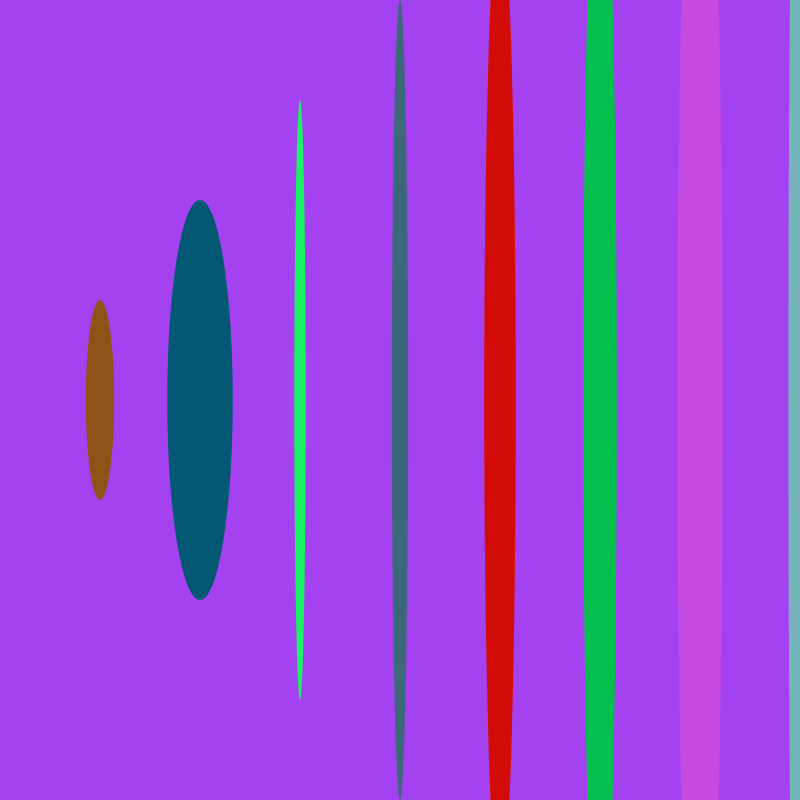
Frame 1 (no input)
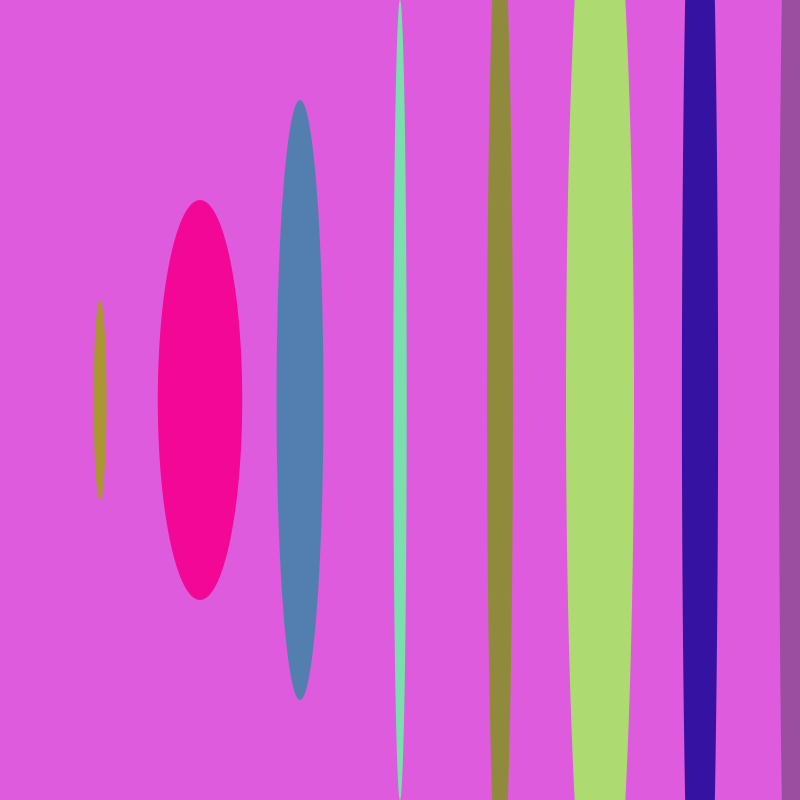
Frame 60 (the mouse pressed at the canvas centre just before this capture)
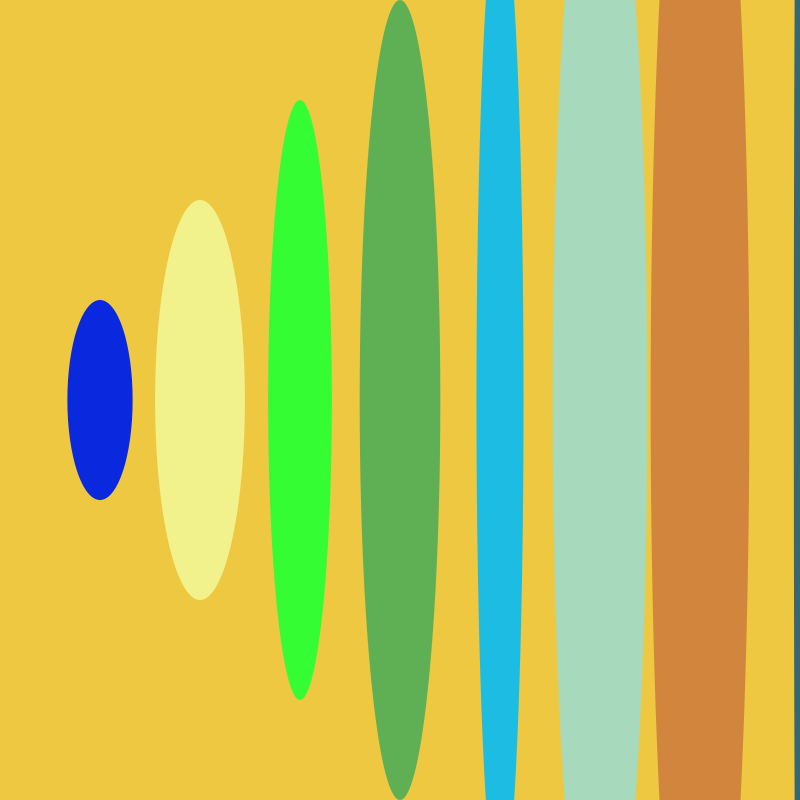
Frame 120 (the mouse held since frame 60 and released just before this capture)

The Processing sketch that drew these frames (run headless with seeded random() and noise(); from frame 60 on, the mouse is pressed at the canvas centre):

// Processing sketch: week2_3
// ── week2_3.pde
int posX, posY;
int ballSize;
color c, bg;

void setup() {
  size(800, 800);
  ballSize = 100;
  posX = ballSize/2;
  posY = height/2;
}

void draw() {
  bg = generateColor();
  background(bg);

  for (int i=0; i<10; i++) {
    c = generateColor();
    fill(c);
    drawBall(ballSize*i, posY, random(10, 100));
  }
}

//Declare my function called makeBall
//The name drawBall can be any name
// it recieves 3 arguments:
// 1st = pos X, 2nd = posY, 3rd = size
void drawBall(int x, int y, float s) {
  noStroke();
  int t = x * 2;
  ellipse(x, y, s, t);
}

//Function generates and returns a random color
color generateColor() {
  color myColor;
  myColor = color(random(0, 255), random(0, 255), random(0, 255));
  return myColor;
}
